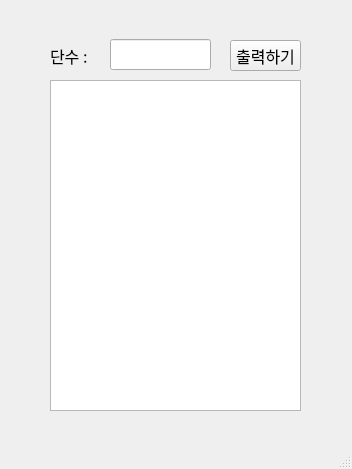
<?xml version="1.0" encoding="UTF-8"?>
<ui version="4.0">
 <class>MainWindow</class>
 <widget class="QMainWindow" name="MainWindow">
  <property name="geometry">
   <rect>
    <x>0</x>
    <y>0</y>
    <width>352</width>
    <height>469</height>
   </rect>
  </property>
  <property name="font">
   <font>
    <family>D2Coding</family>
    <pointsize>12</pointsize>
   </font>
  </property>
  <property name="windowTitle">
   <string>MainWindow</string>
  </property>
  <widget class="QWidget" name="centralwidget">
   <widget class="QLabel" name="lb1">
    <property name="geometry">
     <rect>
      <x>50</x>
      <y>40</y>
      <width>56</width>
      <height>31</height>
     </rect>
    </property>
    <property name="text">
     <string>단수 : </string>
    </property>
   </widget>
   <widget class="QLineEdit" name="le1">
    <property name="geometry">
     <rect>
      <x>110</x>
      <y>39</y>
      <width>101</width>
      <height>31</height>
     </rect>
    </property>
    <property name="alignment">
     <set>Qt::AlignCenter</set>
    </property>
   </widget>
   <widget class="QPushButton" name="pbtn1">
    <property name="geometry">
     <rect>
      <x>230</x>
      <y>40</y>
      <width>71</width>
      <height>31</height>
     </rect>
    </property>
    <property name="text">
     <string>출력하기</string>
    </property>
   </widget>
   <widget class="QTextEdit" name="te1">
    <property name="geometry">
     <rect>
      <x>50</x>
      <y>80</y>
      <width>251</width>
      <height>331</height>
     </rect>
    </property>
   </widget>
  </widget>
  <widget class="QMenuBar" name="menubar">
   <property name="geometry">
    <rect>
     <x>0</x>
     <y>0</y>
     <width>352</width>
     <height>21</height>
    </rect>
   </property>
  </widget>
  <widget class="QStatusBar" name="statusbar"/>
 </widget>
 <resources/>
 <connections/>
</ui>
